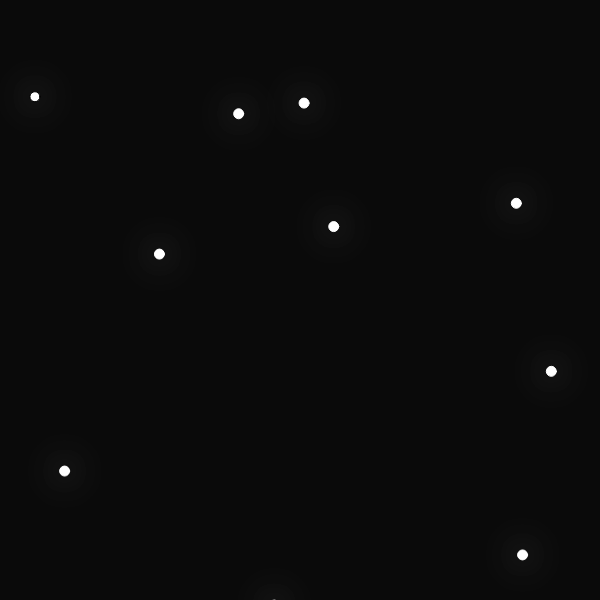
Frame 1 (no input)
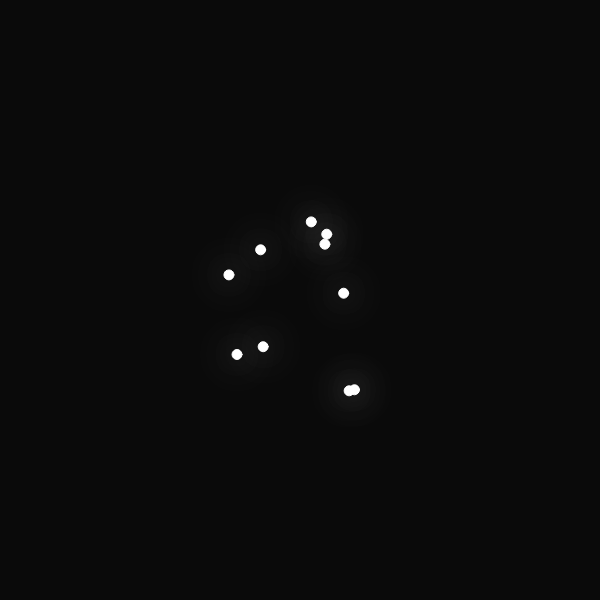
Frame 60 (no input)
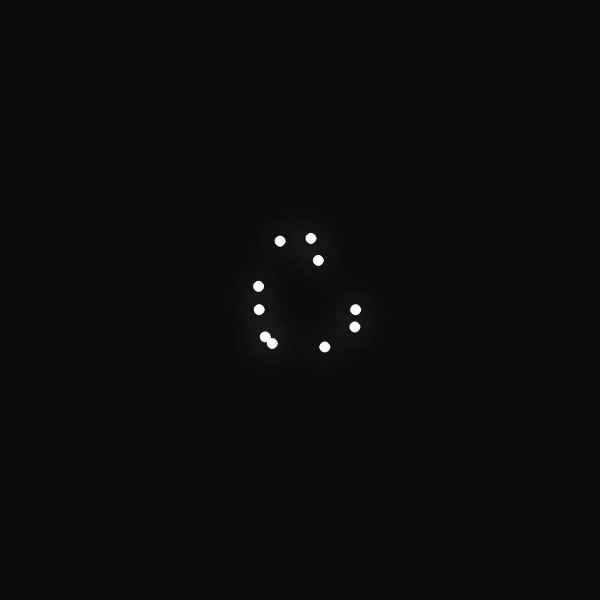
Frame 120 (the mouse pressed at the canvas centre since frame 60)

The p5.js sketch that drew these frames (run headless with seeded random() and noise() and a simulated clock; from frame 60 on, the mouse is pressed at the canvas centre):

// p5.js sketch
// ── sketch.js
let nCircles = 10;
let canvasX = 600;
let canvasY = 600;
let radius = 10;

const startRadius = 300;
let posX = Math.random()*canvasX;
let posY = Math.random()*canvasY;

const radialForce = 0;
const vertexForce = 15;
const springForce = 0.01;
const nNeighbours = 2;

let positions = [];
let positionsHalf = [];
const velocity = [];
let neighbours = [];

function setup() {
    createCanvas(canvasX, canvasY);
    frameRate(30);
    // Generate the initial positions
    // positions.push([300, 350],[300, 350],[300, 350],[300, 350])
    for (let i=0; i < nCircles; i++) {
        positions.push([(2*Math.random()-1)*startRadius+canvasX/2,(2*Math.random()-1)*startRadius+canvasY/2])
        velocity.push([0, 0])
        positionsHalf.push([0, 0])
    }

    // Move the center of mass to the origin
    updateCenterOfMass();

    // Generate the neighbours
    for (let i=0; i < nCircles;i++) {
        neighbours.push(i+1);
    }
    neighbours[nCircles-1] = 0
}

function draw() {
    clear();
    background(10);

    calculateVelocity();
    positionsHalf = Integrate(positions, velocity, 0.5);
    calculateVelocity();
    positions = Integrate(positionsHalf, velocity, 1);
    // Integrate

    
    updateCenterOfMass();

    // Draw elements
    for (let i = 0; i < nCircles; i++){
        drawingContext.shadowBlur = 40;
        drawingContext.shadowColor = color(200);
        ellipse(positions[i][0], positions[i][1], radius, radius);
        stroke(340);
        // line(positions[i][0], positions[i][1],  positions[(i+1)%nCircles][0],  positions[(i+1)%nCircles][1]);
    }

    let massX = 0;
    let massY = 0;
    for (let i=0; i < nCircles; i++) {
        massX += positions[i][0];
        massY += positions[i][1];
    }
    console.log(massX/nCircles, massY/nCircles)
}

function updateCenterOfMass() {
    let massX = 0;
    let massY = 0;
    for (let i=0; i < nCircles; i++) {
        massX += positions[i][0];
        massY += positions[i][1];
    }
    for (let i=0; i < nCircles; i++) {
        positions[i][0] -= massX/nCircles - canvasX/2;
        positions[i][1] -= massY/nCircles - canvasY/2;
    }
}

function calculateVelocity(){
    for (let i=0; i < nCircles;i++) {
        originDistance = Math.sqrt((positions[i][0]-0.5*canvasX)**2 + (positions[i][1]-0.5*canvasY)**2);
        velocity[i][0] = (positions[i][0]-0.5*canvasX)/originDistance * radialForce - (positions[i][1]-0.5*canvasX)/originDistance*vertexForce;
        velocity[i][1] = (positions[i][1]-0.5*canvasY)/originDistance * radialForce + (positions[i][0]-0.5*canvasY)/originDistance*vertexForce;

    }

    let diffX = 0;
    let diffY = 0;
    for (let i = 0; i < nCircles; i++){
        for (let n = 0; n < nNeighbours; n++){
            diffX = positions[i][0] - positions[(i+1)%nCircles][0];
            diffY = positions[i][1] - positions[(i+1)%nCircles][1];
            distance = Math.sqrt((diffX)**2 + (diffY)**2)
            if (distance > 0){
                velocity[i][0] -= diffX * springForce;
                velocity[i][1] -= diffY * springForce;
                velocity[(i+1)%nCircles][0] += diffX * springForce;
                velocity[(i+1)%nCircles][1] += diffY * springForce;
            }
        }
    }
}

function Integrate(pos, vel, h){
    posCopy = [...pos];
    for (let i=0; i < nCircles;i++) {
        posCopy[i][0] += h*vel[i][0]
        posCopy[i][1] += h*vel[i][1]
    }
    return posCopy;
}
